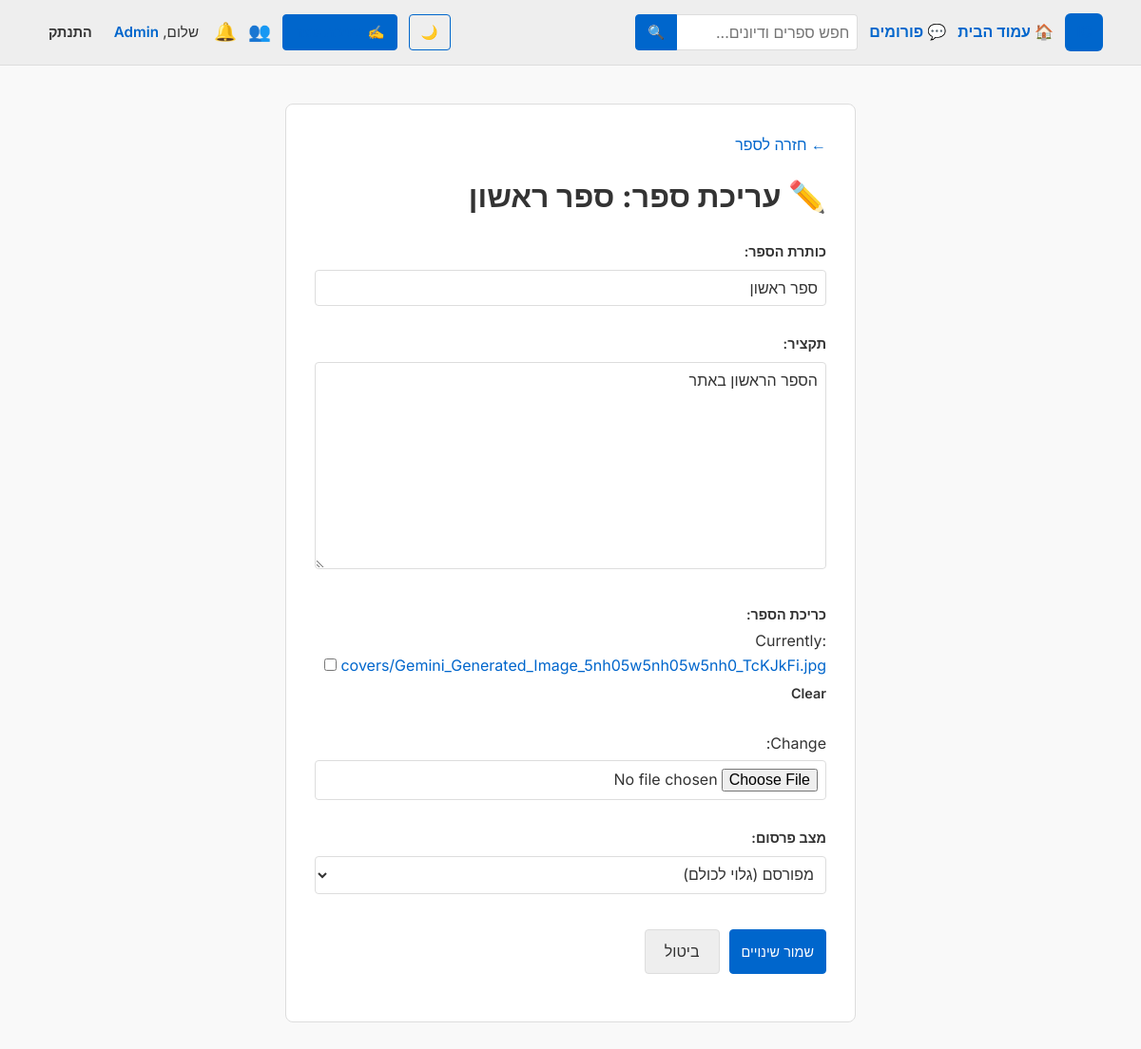
The page /book/1/edit/ (signed in) on the database its author committed.
### books/models.py (models this page shows, shortened)
class Book(models.Model):
    title = models.CharField(max_length=200, verbose_name="כותרת הספר")
    summary = models.TextField(verbose_name="תקציר")
    author = models.ForeignKey(User, on_delete=models.CASCADE, related_name='books')
    created_at = models.DateTimeField(auto_now_add=True)
    updated_at = models.DateTimeField(auto_now=True)
    kudos = models.ManyToManyField(User, related_name='kudos_books', blank=True)
    cover = models.ImageField(upload_to='covers/', blank=True, null=True, verbose_name="כריכת הספר")
    STATUS_CHOICES = (
        ('draft', 'טיוטה (מוסתר)'),
        ('published', 'מפורסם (גלוי לכולם)'),
    )
    status = models.CharField(max_length=15, choices=STATUS_CHOICES, default='draft')

### books/views.py (the view)
# urls.py: path('book/<int:book_id>/edit/', views.edit_book, name='edit_book'),
@login_required
def edit_book(request, book_id):
    book = get_object_or_404(Book, id=book_id)
    if request.user != book.author:
        raise Http404("אין לך הרשאה לערוך ספר זה.")
    was_draft = (book.status == 'draft')
    if request.method == 'POST':
        form = BookForm(request.POST, request.FILES, instance=book)
        if form.is_valid():
            updated_book = form.save()
            if was_draft and updated_book.status == 'published':
                author_profile, _ = Profile.objects.get_or_create(user=request.user)
                followers = author_profile.followers.all()
                notifications = []
                for follower in followers:
                    notifications.append(Notification(
                        recipient=follower,
                        sender=request.user,
                        notification_type='new_book',
                        message=f"היוצר {request.user.username} פרסם ספר חדש: '{updated_book.title}'!",
                        link=f"/book/{updated_book.id}/"
                    ))
                if notifications:
                    Notification.objects.bulk_create(notifications)
            return redirect('book_detail', book_id=updated_book.id)
    else:
        form = BookForm(instance=book)
    return render(request, 'books/edit_book.html', {'form': form, 'book': book})

### books/forms.py
class BookForm(forms.ModelForm):
    class Meta:
        model = Book
        fields = ['title', 'summary', 'cover', 'status'] # הוספנו את הסטטוס
        labels = {
            'status': 'מצב פרסום',
        }

### books/context_processors.py (called while the page is built)
def unread_notifications(request):
    if request.user.is_authenticated:
        count = request.user.notifications.filter(is_read=False).count()
        return {'unread_notifications_count': count}
    return {'unread_notifications_count': 0}

### books/templates/books/edit_book.html (shortened to what this page needs)
{% extends 'books/base.html' %}
{% block content %}
<div class="container" style="max-width: 600px;">
    <a href="{% url 'book_detail' book.id %}">← חזרה לספר</a>
    <h1 style="margin-top: 15px;">✏️ עריכת ספר: {{ book.title }}</h1>
    <form method="post" enctype="multipart/form-data" style="margin-top: 20px;">
        {{ form.as_p }}
        <div style="margin-top: 25px; display: flex; gap: 10px;">
            <button type="submit" class="btn-primary">שמור שינויים</button>
            <a href="{% url 'book_detail' book.id %}" style="padding: 10px 20px; background: var(--nav-bg); color: var(--text-color); border: 1px solid var(--border-color); border-radius: 4px; text-decoration: none;">ביטול</a>
        </div>
    </form>
</div>
{% endblock %}

### books/templates/books/base.html (shortened to what this page needs)
<!DOCTYPE html>
{% load static %}
<html lang="he" dir="rtl">
<head>
    <link rel="stylesheet" href="{% static 'css/inkcity.css' %}">
</head>
<body>
    <div class="navbar">
        <div class="navbar-left">
            <a href="{% url 'home' %}" class="navbar-logo" aria-label="InkCity - עמוד הבית">IC</a>
            <a href="{% url 'home' %}">🏠 עמוד הבית</a>
            <a href="{% url 'forum_home' %}">💬 פורומים</a>
            <form action="{% url 'search' %}" method="get" class="navbar-search">
                <input type="text" name="q" placeholder="חפש ספרים ודיונים..." value="{{ request.GET.q|default:'' }}" required>
                <button type="submit" aria-label="חיפוש">🔍</button>
            </form>
        </div>
        <div class="navbar-right">
            <button id="theme-toggle" class="btn-outline" type="button" aria-label="החלף ערכת נושא">🌙</button>
            {% if user.is_authenticated %}
                <a href="{% url 'create_book' %}" class="btn-primary">✍️ כתיבת ספר</a>
                <a href="{% url 'following_list' %}" class="navbar-icon" title="נעקבים" aria-label="נעקבים">👥</a>
                <a href="{% url 'notifications' %}" class="navbar-icon navbar-bell" title="התראות" aria-label="התראות">
                    🔔
                </a>
                <span class="navbar-greeting">שלום, <a href="{% url 'profile_detail' user.username %}">{{ user.username }}</a></span>
                <form action="{% url 'logout' %}" method="post" class="navbar-form">
                    <button type="submit" class="btn-ghost">התנתק</button>
                </form>
            {% else %}
                <a href="{% url 'login' %}">התחבר</a>
                <a href="{% url 'register' %}" class="btn-primary">הרשמה</a>
            {% endif %}
        </div>
    </div>
    {% block content %}{% endblock %}
</body>
</html>

### static/css/inkcity.css (style rules this page uses)
*, *::before, *::after { box-sizing: border-box; }
body { margin: 0; padding: 0; background: var(--bg-color); color: var(--text-color); font-family: 'Inter', Arial, Helvetica, sans-serif; font-size: 16px; line-height: 1.6; transition: background-color 0.3s, color 0.3s; }
a { color: var(--link-color); text-decoration: none; }
.navbar { display: flex; justify-content: space-between; align-items: center; flex-wrap: wrap; gap: 15px; padding: 14px 40px; background-color: var(--nav-bg); color: var(--text-color); border-bottom: 1px solid var(--border-color); }
.navbar a { color: var(--link-color); text-decoration: none; font-weight: 600; }
.navbar-left, .navbar-right { display: flex; align-items: center; gap: 12px; }
.navbar-logo { width: 40px; height: 40px; border-radius: 6px; background: var(--link-color); color: #fff; font-weight: 700; display: flex; align-items: center; justify-content: center; }
.navbar-search { display: flex; align-items: center; margin: 0; }
.navbar-search input { width: 190px; margin: 0; border-left: none; border-radius: 0 4px 4px 0; }
.navbar-search button { margin: 0; border-radius: 4px 0 0 4px; }
.navbar-icon { font-size: 1.2em; position: relative; line-height: 1; }
.navbar-bell { margin-left: 4px; }
.navbar-greeting { font-size: 0.95em; }
.navbar-form { display: inline; margin: 0; }
.btn-primary, .btn-outline, .btn-ghost, .btn-danger { display: inline-block; font-family: inherit; font-size: 0.9em; line-height: 1.4; border-radius: 4px; cursor: pointer; text-decoration: none; }
.btn-primary { background: var(--link-color); color: #fff; border: 1px solid var(--link-color); padding: 8px 12px; }
.btn-outline { background: transparent; color: var(--link-color); border: 1px solid var(--link-color); padding: 8px 12px; }
.btn-ghost { background: transparent; color: var(--text-color); border: 1px solid transparent; padding: 8px 10px; font-weight: 600; }
button { font-family: inherit; font-size: 0.9em; line-height: 1.4; background: var(--link-color); color: #fff; border: 1px solid var(--link-color); padding: 8px 12px; border-radius: 4px; cursor: pointer; }
button.btn-outline { background: transparent; color: var(--link-color); border: 1px solid var(--link-color); }
button.btn-ghost { background: transparent; color: var(--text-color); border: 1px solid transparent; }
form { margin: 20px 0; }
input, textarea, select { width: 100%; padding: 8px; margin: 4px 0 12px 0; border: 1px solid var(--border-color); border-radius: 4px; background: var(--input-bg); color: var(--text-color); font-family: inherit; font-size: 1em; }
input[type="checkbox"], input[type="radio"] { width: auto; }
label { display: block; font-weight: 600; font-size: 0.9em; margin-bottom: 4px; }
.container { background-color: var(--container-bg); padding: 30px; border-radius: 8px; border: 1px solid var(--border-color); max-width: 800px; margin: 40px auto; }

### books/templates/books/base.html (style rules this page uses)
:root { --bg-color: #f9f9f9; --text-color: #333333; --container-bg: #ffffff; --border-color: #dddddd; --link-color: #0066cc; --nav-bg: #eeeeee; --input-bg: #ffffff; }

### rows shown on the page
Book: title "ספר ראשון", summary "הספר הראשון באתר", status "מפורסם (גלוי לכולם)"

### other values the page prints
{{ user.username }} "Admin"
